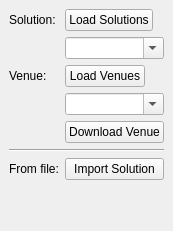
<?xml version="1.0" encoding="UTF-8"?>
<ui version="4.0">
    <class>Import</class>
    <widget class="QDockWidget" name="Import">
        <property name="geometry">
            <rect>
                <x>0</x>
                <y>0</y>
                <width>171</width>
                <height>231</height>
            </rect>
        </property>
        <property name="sizePolicy">
            <sizepolicy hsizetype="MinimumExpanding" vsizetype="MinimumExpanding">
                <horstretch>0</horstretch>
                <verstretch>0</verstretch>
            </sizepolicy>
        </property>
        <property name="windowTitle">
            <string>Import</string>
        </property>
        <widget class="QWidget" name="dockWidgetContents">
            <property name="sizePolicy">
                <sizepolicy hsizetype="MinimumExpanding" vsizetype="MinimumExpanding">
                    <horstretch>0</horstretch>
                    <verstretch>0</verstretch>
                </sizepolicy>
            </property>
            <layout class="QFormLayout" name="formLayout">
                <property name="sizeConstraint">
                    <enum>QLayout::SizeConstraint::SetMinimumSize</enum>
                </property>
                <item row="0" column="0">
                    <widget class="QLabel" name="label">
                        <property name="sizePolicy">
                            <sizepolicy hsizetype="Maximum" vsizetype="Preferred">
                                <horstretch>0</horstretch>
                                <verstretch>0</verstretch>
                            </sizepolicy>
                        </property>
                        <property name="text">
                            <string>Solution:</string>
                        </property>
                    </widget>
                </item>
                <item row="0" column="1">
                    <widget class="QPushButton" name="solution_reload_button">
                        <property name="sizePolicy">
                            <sizepolicy hsizetype="Maximum" vsizetype="Fixed">
                                <horstretch>0</horstretch>
                                <verstretch>0</verstretch>
                            </sizepolicy>
                        </property>
                        <property name="text">
                            <string>Load Solutions</string>
                        </property>
                    </widget>
                </item>
                <item row="1" column="1">
                    <widget class="QComboBox" name="solution_combo_box">
                        <property name="sizePolicy">
                            <sizepolicy hsizetype="MinimumExpanding" vsizetype="Fixed">
                                <horstretch>0</horstretch>
                                <verstretch>0</verstretch>
                            </sizepolicy>
                        </property>
                        <property name="editable">
                            <bool>true</bool>
                        </property>
                    </widget>
                </item>
                <item row="2" column="0">
                    <widget class="QLabel" name="label_2">
                        <property name="sizePolicy">
                            <sizepolicy hsizetype="Maximum" vsizetype="Preferred">
                                <horstretch>0</horstretch>
                                <verstretch>0</verstretch>
                            </sizepolicy>
                        </property>
                        <property name="text">
                            <string>Venue:</string>
                        </property>
                    </widget>
                </item>
                <item row="2" column="1">
                    <widget class="QPushButton" name="venue_reload_button">
                        <property name="sizePolicy">
                            <sizepolicy hsizetype="Maximum" vsizetype="Fixed">
                                <horstretch>0</horstretch>
                                <verstretch>0</verstretch>
                            </sizepolicy>
                        </property>
                        <property name="text">
                            <string>Load Venues</string>
                        </property>
                    </widget>
                </item>
                <item row="3" column="1">
                    <widget class="QComboBox" name="venue_combo_box">
                        <property name="sizePolicy">
                            <sizepolicy hsizetype="MinimumExpanding" vsizetype="Fixed">
                                <horstretch>0</horstretch>
                                <verstretch>0</verstretch>
                            </sizepolicy>
                        </property>
                        <property name="editable">
                            <bool>true</bool>
                        </property>
                    </widget>
                </item>

                <item row="4" column="1">
                    <widget class="QPushButton" name="sync_button">
                        <property name="sizePolicy">
                            <sizepolicy hsizetype="Maximum" vsizetype="Fixed">
                                <horstretch>0</horstretch>
                                <verstretch>0</verstretch>
                            </sizepolicy>
                        </property>
                        <property name="text">
                            <string>Download Venue</string>
                        </property>
                    </widget>
                </item>
                <item row="5" column="0" colspan="2">
                    <widget class="Line" name="line">
                        <property name="orientation">
                            <enum>Qt::Horizontal</enum>
                        </property>
                    </widget>
                </item>
                <item row="6" column="1">
                    <widget class="QPushButton" name="import_button">
                        <property name="text">
                            <string>Import Solution</string>
                        </property>
                    </widget>
                </item>
                <item row="6" column="0">
                    <widget class="QLabel" name="label_3">
                        <property name="text">
                            <string>From file:</string>
                        </property>
                    </widget>
                </item>
            </layout>
        </widget>
    </widget>
    <resources/>
    <connections/>
</ui>
